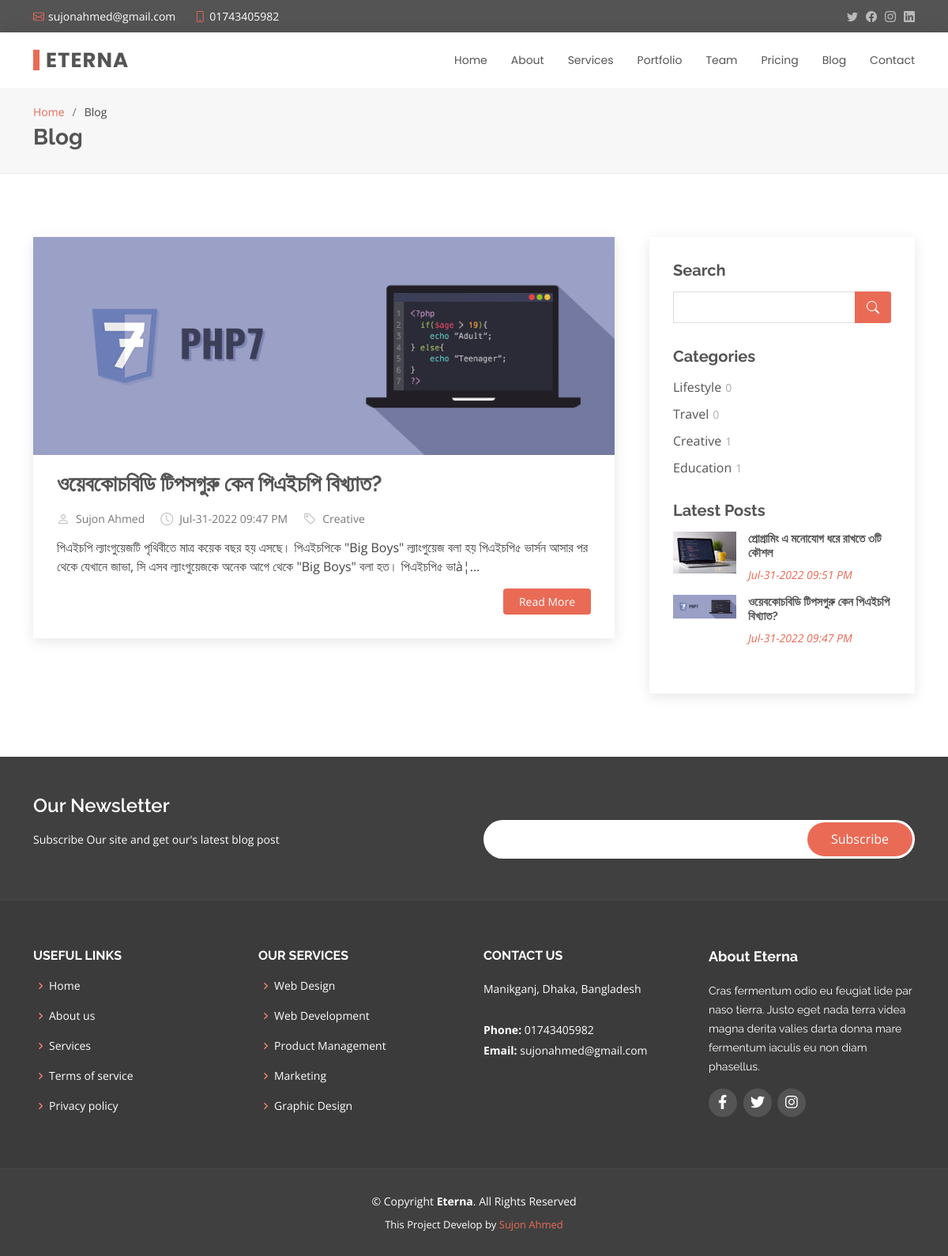
/cat_wise_post.php?id=4, run on the app's committed database.
### tables this page shows
CREATE TABLE `blog_post` (
  `blog_post_id` int(11) NOT NULL,
  `author_id` int(11) NOT NULL,
  `category_id` int(11) NOT NULL,
  `blog_post_title` varchar(255) NOT NULL,
  `blog_post_desc` longtext NOT NULL,
  `blog_post_image` varchar(80) NOT NULL,
  `blog_post_created_at` datetime NOT NULL DEFAULT current_timestamp()
);

CREATE TABLE `blog_category` (
  `blog_cat_id` int(11) NOT NULL,
  `blog_cat_name` varchar(25) NOT NULL,
  `blog_cat_created_at` datetime NOT NULL DEFAULT current_timestamp()
);

CREATE TABLE `address` (
  `address_id` int(11) NOT NULL,
  `address_title` varchar(255) NOT NULL,
  `map_link` varchar(500) NOT NULL,
  `address_created` datetime NOT NULL DEFAULT current_timestamp()
);

CREATE TABLE `social` (
  `social_id` int(11) NOT NULL,
  `social_name` varchar(80) NOT NULL,
  `social_icon` varchar(50) NOT NULL,
  `social_link` varchar(255) NOT NULL,
  `social_created` datetime NOT NULL DEFAULT current_timestamp()
);

### admin/main.php (called while the page is built, shortened)
<?php
    class Main{
        protected $host = 'localhost';
        protected $user = 'root';
        protected $pass = '';
        protected $db = 'eterna';
        protected $con;
        public function __construct()
        {
            $this->con = new mysqli($this->host,$this->user,$this->pass,$this->db);
        }
         public function profile_retrives(){
            $this->sql ="SELECT * FROM `admin`";
            $this->result = $this->con->query($this->sql);
            if($this->result == true){
                return $this->result;
            }else{
                return false;
            }
        }
            public function get_cat()
            {
                $this->sql = "SELECT * FROM blog_category";
                  $this->result = $this->con->query($this->sql);
                  if($this->result == true){
                      return $this->result;
                  }else{
                      return false;
                  }
            }
            public function get_b_post_side()
            {
                $this->sql = "SELECT p.blog_post_id,p.author_id,p.category_id,p.blog_post_title,p.blog_post_desc,p.blog_post_image,p.blog_post_created_at,c.blog_cat_name,a.admin_name
                FROM blog_post p INNER JOIN blog_category c
                ON p.category_id = c.blog_cat_id
                INNER JOIN admin a
                ON p.author_id = a.admin_id ORDER BY p.blog_post_id DESC";
                $this->result = $this->con->query($this->sql);
                if($this->result == true){
                    return $this->result;
                }else{
                    return false;
                }
            }
            public function count_posts($blog_cat_id)
            {
                $this->sql = "SELECT category_id FROM `blog_post` WHERE category_id = '$blog_cat_id'";
                 $this->result = $this->con->query($this->sql);
                 if($this->result == true){
                     return $this->result->num_rows;
                 }else{
                     return false;
                 }
            }
            public function get_b_wise_post($cat_id)
            {
                $this->sql = "SELECT p.blog_post_id,p.author_id,p.category_id,p.blog_post_title,p.blog_post_desc,p.blog_post_image,p.blog_post_created_at,c.blog_cat_name,a.admin_name
                FROM blog_post p INNER JOIN blog_category c
                ON p.category_id = c.blog_cat_id
                INNER JOIN admin a
                ON p.author_id = a.admin_id WHERE p.category_id = '$cat_id'";
                $this->result = $this->con->query($this->sql);
                if($this->result == true){
                    return $this->result;
                }else{
                    return false;
                }
            }
            public function get_location()
            {
                $this->sql = "SELECT * FROM `address`";
                $this->result = $this->con->query($this->sql);
                if($this->result == true){
                    return $this->result;
                }else{
                    return false;
                }
            }
            public function get_social()
            {
                $this->sql = "SELECT * FROM `social`";
                $this->result = $this->con->query($this->sql);
                if($this->result == true){
                    return $this->result;
                }else{
                    return false;
                }
            }
    }
?>

### cat_wise_post.php (the view)
<?php
  include 'font_header.php';
  $get_blog_post_side = $obj->get_b_post_side();
    if(isset($_GET['id'])){
        $cat_id = $_GET['id'];
        $get_blog_post = $obj->get_b_wise_post($cat_id);
    }
?>
  <main id="main">
    <section id="breadcrumbs" class="breadcrumbs">
      <div class="container">
        <ol>
          <li><a href="index.php">Home</a></li>
          <li>Blog</li>
        </ol>
        <h2>Blog</h2>
      </div>
    </section>
    <section id="blog" class="blog">
      <div class="container" data-aos="fade-up">
        <div class="row">
          <div class="col-lg-8 entries">
          <?php
              if($get_blog_post->num_rows > 0){
                while($row =  $get_blog_post->fetch_object()){
                  ?>
                  <article class="entry">
                    <div class="entry-img">
                      <img src="<?php echo 'admin/uploads/blog/'.$row->blog_post_image; ?>" alt="" class="img-fluid">
                    </div>
                    <h2 class="entry-title">
                      <a href="blog-single.php?id=<?php echo $row->blog_post_id; ?>"><?php echo $row->blog_post_title; ?></a>
                    </h2>
                    <div class="entry-meta">
                      <ul>
                        <li class="d-flex align-items-center"><i class="bi bi-person"></i> <a href="blog-single.php?id=<?php echo $row->blog_post_id; ?>"><?php echo $row->admin_name; ?></a></li>
                        <li class="d-flex align-items-center"><i class="bi bi-clock"></i> <a href="blog-single.php?id=<?php echo $row->blog_post_id; ?>"><?php echo date('M-d-Y h:i A',strtotime($row->blog_post_created_at)); ?></a></li>
                        <li class="d-flex align-items-center"><i class="bi bi-tag"></i> <a href="blog-single.php?id=<?php echo $row->blog_post_id; ?>"><?php echo $row->blog_cat_name; ?></a></li>
                      </ul>
                    </div>
                    <div class="entry-content">
                      <p>
                      <?php
                          $details = $row->blog_post_desc;
                          if(strlen($details) > 500){
                            echo substr($details,0,500).'...';
                          }else{
                            echo $details;
                          }
                        ?>
                      </p>
                      <div class="read-more">
                        <a href="blog-single.php?id=<?php echo $row->blog_post_id; ?>">Read More</a>
                      </div>
                    </div>
                  </article>
                  <?php
                }
              }
            ?>
          </div>
          <div class="col-lg-4">
            <div class="sidebar">
              <h3 class="sidebar-title">Search</h3>
              <div class="sidebar-item search-form">
                <form action="">
                  <input type="text">
                  <button type="submit"><i class="bi bi-search"></i></button>
                </form>
              </div>
              <h3 class="sidebar-title">Categories</h3>
              <div class="sidebar-item categories">
                <ul>
                <?php
                    if($get_blog_category->num_rows > 0){
                      while($row = $get_blog_category->fetch_object()){
                        ?>
                          <li><a href="cat_wise_post.php?id=<?php echo $row->blog_cat_id; ?>"><?php echo $row->blog_cat_name; ?><span><?php echo $count_post = $obj->count_posts($row->blog_cat_id); ?></span></a></li>
                        <?php
                      }
                    }
                  ?>
                </ul>
              </div>
              <h3 class="sidebar-title">Latest Posts</h3>
              <div class="sidebar-item recent-posts">
              <?php
                if($get_blog_post_side->num_rows > 0){
                  while($rows =  $get_blog_post_side->fetch_object()){
                    ?>
                  <div class="post-item clearfix">
                    <img src="<?php echo 'admin/uploads/blog/'.$rows->blog_post_image; ?>" alt="" class="img-fluid">
                    <h4><a href="blog-single.php?id=<?php echo $rows->blog_post_id; ?>"><?php echo $rows->blog_post_title; ?></a></h4>
                    <time><a href="blog-single.php?id=<?php echo $rows->blog_post_id; ?>"><?php echo date('M-d-Y h:i A',strtotime($rows->blog_post_created_at)); ?></a></time>
                  </div>
                  <?php
                  }
                }
              ?>
              </div>
            </div>
          </div>
        </div>
      </div>
    </section>
  </main>
  <?php include 'font_footer.php'; ?>

### font_header.php (shortened to what this page needs)
<?php
include 'admin/main.php';
$obj = new Main();
$email = $obj->profile_retrives();
if ($email->num_rows > 0) {
  while ($row = $email->fetch_object()) {
    $admin_email = $row->admin_email;
    $admin_phone = $row->admin_phone;
  }
}
$get_blog_category = $obj->get_cat();
$get_location = $obj->get_location();
if ($get_location->num_rows > 0) {
  while ($row = $get_location->fetch_object()) {
    $title = $row->address_title;
  }
}
$get_social_media = $obj->get_social();
?>
<!DOCTYPE html>
<html lang="en">
<head>
  <link href="assets/vendor/animate.css/animate.min.css" rel="stylesheet">
  <link href="assets/vendor/bootstrap/css/bootstrap.min.css" rel="stylesheet">
  <link href="assets/vendor/bootstrap-icons/bootstrap-icons.css" rel="stylesheet">
  <link href="assets/vendor/boxicons/css/boxicons.min.css" rel="stylesheet">
  <link href="assets/vendor/glightbox/css/glightbox.min.css" rel="stylesheet">
  <link href="assets/vendor/swiper/swiper-bundle.min.css" rel="stylesheet">
  <link href="assets/css/style.css" rel="stylesheet">
  <link rel="stylesheet" href="https://cdnjs.cloudflare.com/ajax/libs/font-awesome/5.15.4/css/all.min.css" />
</head>
<body>
  <section id="topbar" class="d-flex align-items-center">
    <div class="container d-flex justify-content-center justify-content-md-between">
      <div class="contact-info d-flex align-items-center">
        <i class="bi bi-envelope d-flex align-items-center"><a href="mailto:contact@example.com"><?php echo $admin_email; ?></a></i>
        <i class="bi bi-phone d-flex align-items-center ms-4"><span><?php echo $admin_phone; ?></span></i>
      </div>
      <div class="social-links d-none d-md-flex align-items-center">
        <a href="#" class="twitter"><i class="bi bi-twitter"></i></a>
        <a href="#" class="facebook"><i class="bi bi-facebook"></i></a>
        <a href="#" class="instagram"><i class="bi bi-instagram"></i></a>
        <a href="#" class="linkedin"><i class="bi bi-linkedin"></i></i></a>
      </div>
    </div>
  </section>
  <header id="header" class="d-flex align-items-center">
    <div class="container d-flex justify-content-between align-items-center">
      <div class="logo">
        <h1><a href="index.php">Eterna</a></h1>
      </div>
      <nav id="navbar" class="navbar">
        <ul>
          <li><a class="<?= (basename($_SERVER['PHP_SELF']) == "index.php") ? "active" : "" ?>" href="index.php">Home</a></li>
          <li><a class="<?= (basename($_SERVER['PHP_SELF']) == "about.php") ? "active" : "" ?>" href="about.php">About</a></li>
          <li><a class="<?= (basename($_SERVER['PHP_SELF']) == "services.php") ? "active" : "" ?>" href="services.php">Services</a></li>
          <li><a class="<?= (basename($_SERVER['PHP_SELF']) == "portfolio.php") ? "active" : "" ?>" href="portfolio.php">Portfolio</a></li>
          <li><a class="<?= (basename($_SERVER['PHP_SELF']) == "team.php") ? "active" : "" ?>" href="team.php">Team</a></li>
          <li><a class="<?= (basename($_SERVER['PHP_SELF']) == "pricing.php") ? "active" : "" ?>" href="pricing.php">Pricing</a></li>
          <li><a class="<?= (basename($_SERVER['PHP_SELF']) == "blog.php") ? "active" : "" ?>" href="blog.php">Blog</a></li>
          <li><a class="<?= (basename($_SERVER['PHP_SELF']) == "contact.php") ? "active" : "" ?>" href="contact.php">Contact</a></li>
        </ul>
      </nav>
    </div>
  </header>

### font_footer.php (shortened to what this page needs)
<footer id="footer">
<div class="footer-newsletter">
  <div class="container">
    <div class="row">
      <div class="col-lg-6">
        <h4>Our Newsletter</h4>
        <p>Subscribe Our site and get our's latest blog post</p>
      </div>
      <div class="col-lg-6">
        <form action="subscribe.php" method="POST">
          <input type="email" name="email"><input type="submit" name="submit" value="Subscribe">
        </form>
      </div>
    </div>
  </div>
</div>
<div class="footer-top">
  <div class="container">
    <div class="row">
      <div class="col-lg-3 col-md-6 footer-links">
        <h4>Useful Links</h4>
        <ul>
          <li><i class="bx bx-chevron-right"></i> <a href="#">Home</a></li>
          <li><i class="bx bx-chevron-right"></i> <a href="#">About us</a></li>
          <li><i class="bx bx-chevron-right"></i> <a href="#">Services</a></li>
          <li><i class="bx bx-chevron-right"></i> <a href="#">Terms of service</a></li>
          <li><i class="bx bx-chevron-right"></i> <a href="#">Privacy policy</a></li>
        </ul>
      </div>
      <div class="col-lg-3 col-md-6 footer-links">
        <h4>Our Services</h4>
        <ul>
          <li><i class="bx bx-chevron-right"></i> <a href="#">Web Design</a></li>
          <li><i class="bx bx-chevron-right"></i> <a href="#">Web Development</a></li>
          <li><i class="bx bx-chevron-right"></i> <a href="#">Product Management</a></li>
          <li><i class="bx bx-chevron-right"></i> <a href="#">Marketing</a></li>
          <li><i class="bx bx-chevron-right"></i> <a href="#">Graphic Design</a></li>
        </ul>
      </div>
      <div class="col-lg-3 col-md-6 footer-contact">
        <h4>Contact Us</h4>
        <p>
          <?php echo $title; ?> <br><br>
          <strong>Phone:</strong> <?php echo $admin_phone; ?><br>
          <strong>Email:</strong> <?php echo $admin_email; ?><br>
        </p>
      </div>
      <div class="col-lg-3 col-md-6 footer-info">
        <h3>About Eterna</h3>
        <p>Cras fermentum odio eu feugiat lide par naso tierra. Justo eget nada terra videa magna derita valies darta donna mare fermentum iaculis eu non diam phasellus.</p>
        <div class="social-links mt-3">
          <?php
            if($get_social_media->num_rows > 0){
              while($row = $get_social_media->fetch_object()){
                ?>
                  <a href="<?php echo $row->social_link; ?>" target="_blank" class="social"><i class="<?php echo $row->social_icon; ?>"></i></a>
                <?php
              }
            }
          ?>
        </div>
      </div>
    </div>
  </div>
</div>
<div class="container">
  <div class="copyright">
    &copy; Copyright <strong><span>Eterna</span></strong>. All Rights Reserved
  </div>
  <div class="credits">
    This Project Develop by <a target="_blank" href="https://github.com/Sujon-Ahmed">Sujon Ahmed</a>
  </div>
</div>
</footer>
</body>
</html>

### data on the page
blog_post: blog_post_image (picture), blog_post_title "ওয়েবকোচবিডি টিপসগুরু কেন পিএইচপি বিখ্যাত?", author.admin_name "Sujon Ahmed", blog_post_created_at "Jul-31-2022 09:47 PM", blog_category.blog_cat_name "Creative", blog_post_desc "পিএইচপি ল্যাংগুয়েজটি পৃথিবীতে মাত্র কয়েক বছর হয় এসছে। পিএইচপিকে \"Big Boys\" ল্যাংগুয়েজ বলা হয় পিএইচপি৫ ভার্সন আসার পর থেকে যেখানে জাভা, সি এসব ল্যাংগুয়েজকে অনেক আগে থেকে \"Big Boys\" বলা হত। পিএইচপি৫ ভাà¦"
blog_category: blog_cat_name "Lifestyle", blog_cat_id "0"
blog_category: blog_cat_name "Travel", blog_cat_id "0"
blog_category: blog_cat_name "Creative", blog_cat_id "1"
blog_category: blog_cat_name "Education", blog_cat_id "1"
blog_post: blog_post_image (picture), blog_post_title "প্রোগ্রামিং এ মনোযোগ ধরে রাখতে ৩টি কৌশল", blog_post_created_at "Jul-31-2022 09:51 PM"
address: address_title "Manikganj, Dhaka, Bangladesh"

### other printed values
$admin_email "sujonahmed@gmail.com"
$admin_phone "01743405982"
